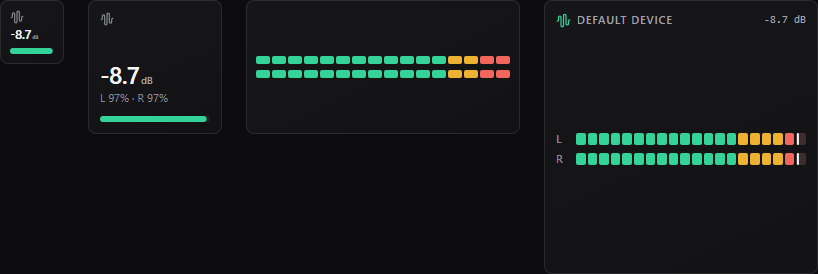
#> input picture tests/visual/look/baselines/glass-AudioMeter.png, 818 x 274 px, given as the content of the folder ../../tests/visual/look/baselines/glass-AudioMeter.png, which was not available
$ python p6-sheet.py ../../tests/visual/look/baselines/glass-AudioMeter.png ../../tests/visual/look/baselines/glass-Bluetooth.png 5
#> lines starting #> are read from the running program, lines starting #| are printed output that depends on the picture
"""Joins the per-widget PNGs of tools/qa/p6-shots.mjs into one labelled sheet: python tools/qa/p6-sheet.py <dir> <out.png> [columns]"""
import sys
from pathlib import Path
from PIL import Image, ImageDraw

src, out = Path(sys.argv[1]), sys.argv[2]
cols = int(sys.argv[3]) if len(sys.argv) > 3 else 8
files = sorted(src.glob("*.png"))
ims = [Image.open(f).convert("RGB") for f in files]
#> ims = 1 item
cw, ch = max(i.width for i in ims), max(i.height for i in ims)
#> cw = 818; ch = 274
rows = -(-len(ims) // cols)
#> rows = 1
sheet = Image.new("RGB", (cols * (cw + 8) + 8, rows * (ch + 24) + 8), (40, 40, 44))
draw = ImageDraw.Draw(sheet)
for k, (f, im) in enumerate(zip(files, ims)):
    x, y = 8 + (k % cols) * (cw + 8), 8 + (k // cols) * (ch + 24)
    draw.text((x, y), f.stem, fill=(230, 230, 230))
    sheet.paste(im, (x, y + 14))
#> this loop made 1 pass
#> (x, y) on pass 1: (8, 8)
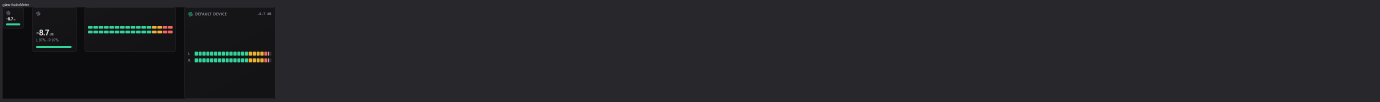
#> sheet: PIL image 4138x306 RGB (shown at 1/3 size); mean R, G, B 36.7, 37.4, 40.6
sheet.save(out, optimize=True)

$ run again, on tests/visual/look/baselines/glass-Bluetooth.png
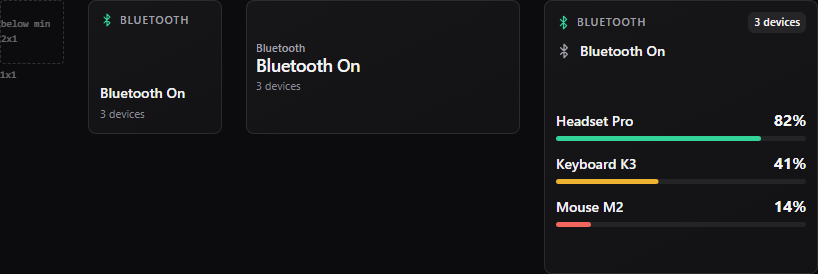
#> input picture tests/visual/look/baselines/glass-Bluetooth.png, 818 x 274 px, given as the content of the folder ../../tests/visual/look/baselines/glass-Bluetooth.png, which was not available
#> ims = 1 item
#> cw = 818; ch = 274
#> rows = 1
#> the loop `for k, (f, im) in enumerate(zip(files, ims)):` made 1 pass
#> (x, y) on pass 1: (8, 8)
#> after the loop `for k, (f, im) in enumerate(zip(files, ims)):`:
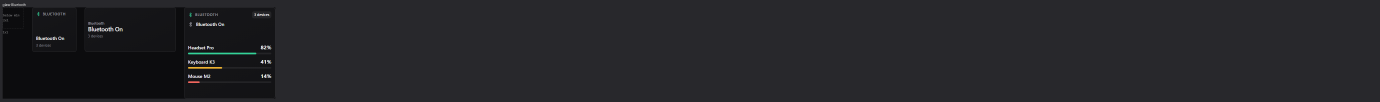
#> sheet: PIL image 4138x306 RGB (shown at 1/3 size); mean R, G, B 36.8, 36.9, 40.5
